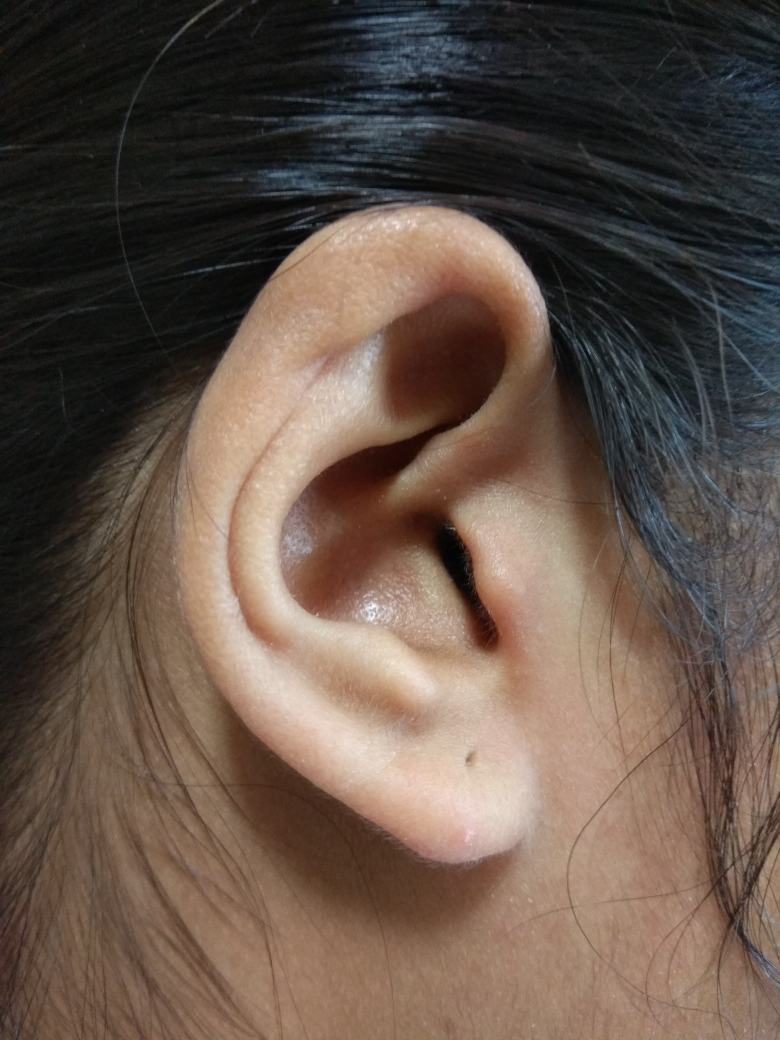
%> input picture Ear-Biometrics-in-Human-Identification-System-master/aakriti.jpg, 3120 x 4160 px (shown at 1/4 size)
$ octave run_project.m   (GNU Octave 9; MATLAB toolbox functions it lacks are replaced by stand-ins)
%> lines starting %> are read from the running program, lines starting %| are printed output that depends on the picture
### Ear-Biometrics-in-Human-Identification-System-master/imreadbw.m
function I = imreadbw(file)
%> called with file = 'aakriti.jpg'
I=im2double(imread(file)) ;


if(size(I,3) > 1)
  I = rgb2gray( I ) ;
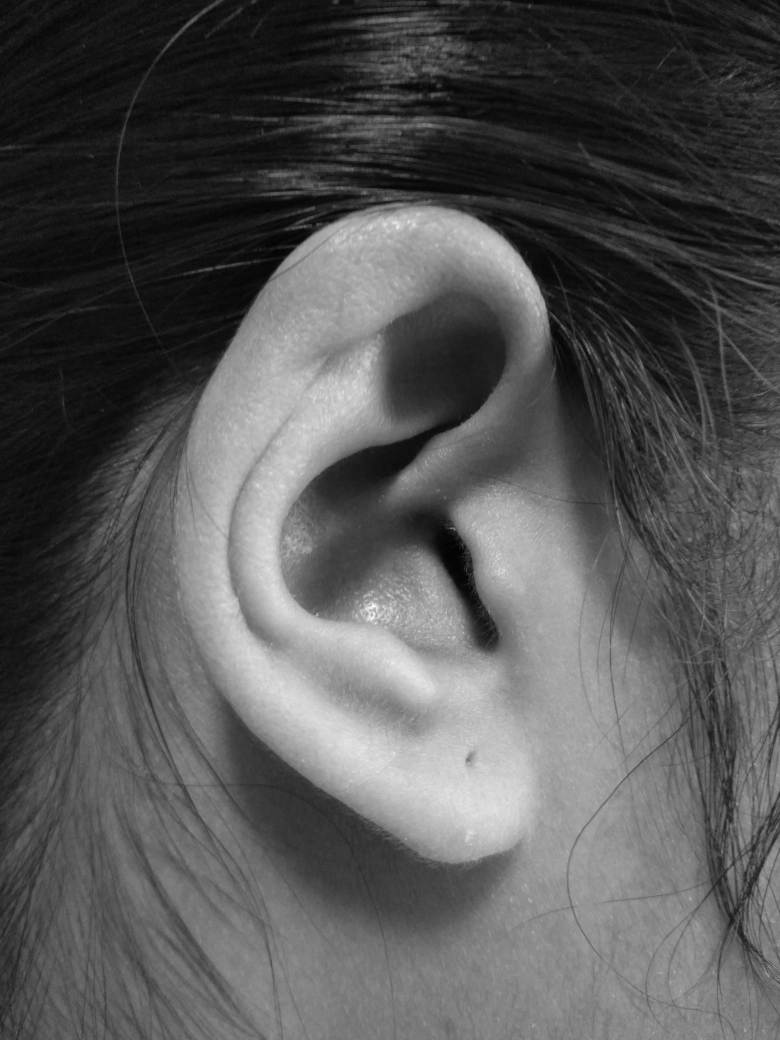
%> I: size 4160x3120 double (shown at 1/4 size); min 0.00347, max 1, mean 0.339
end

### Ear-Biometrics-in-Human-Identification-System-master/run_project.m
clear
clc
%loading image package
pkg load image;

%change image here
img1_file = 'aakriti.jpg';
img2_file = 'aakriti.jpg';


% [7 lines of commented-out code are left out]


I1=imreadbw(img1_file) ;
I2=imreadbw(img2_file) ;


% [6 lines of commented-out code are left out]


I1=imresize(I1, [240 320]);
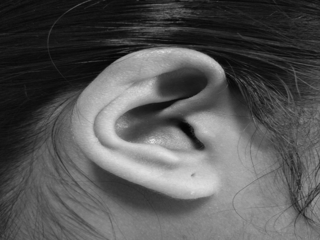
%> I1: size 240x320 double; min 0.0146, max 0.887, mean 0.339
I2=imresize(I2, [240 320]);

% [6 lines of commented-out code are left out]


I1_rgb = imread(img1_file) ;
I2_rgb = imread(img2_file) ;


% [7 lines of commented-out code are left out]


%> (the run ends here)
